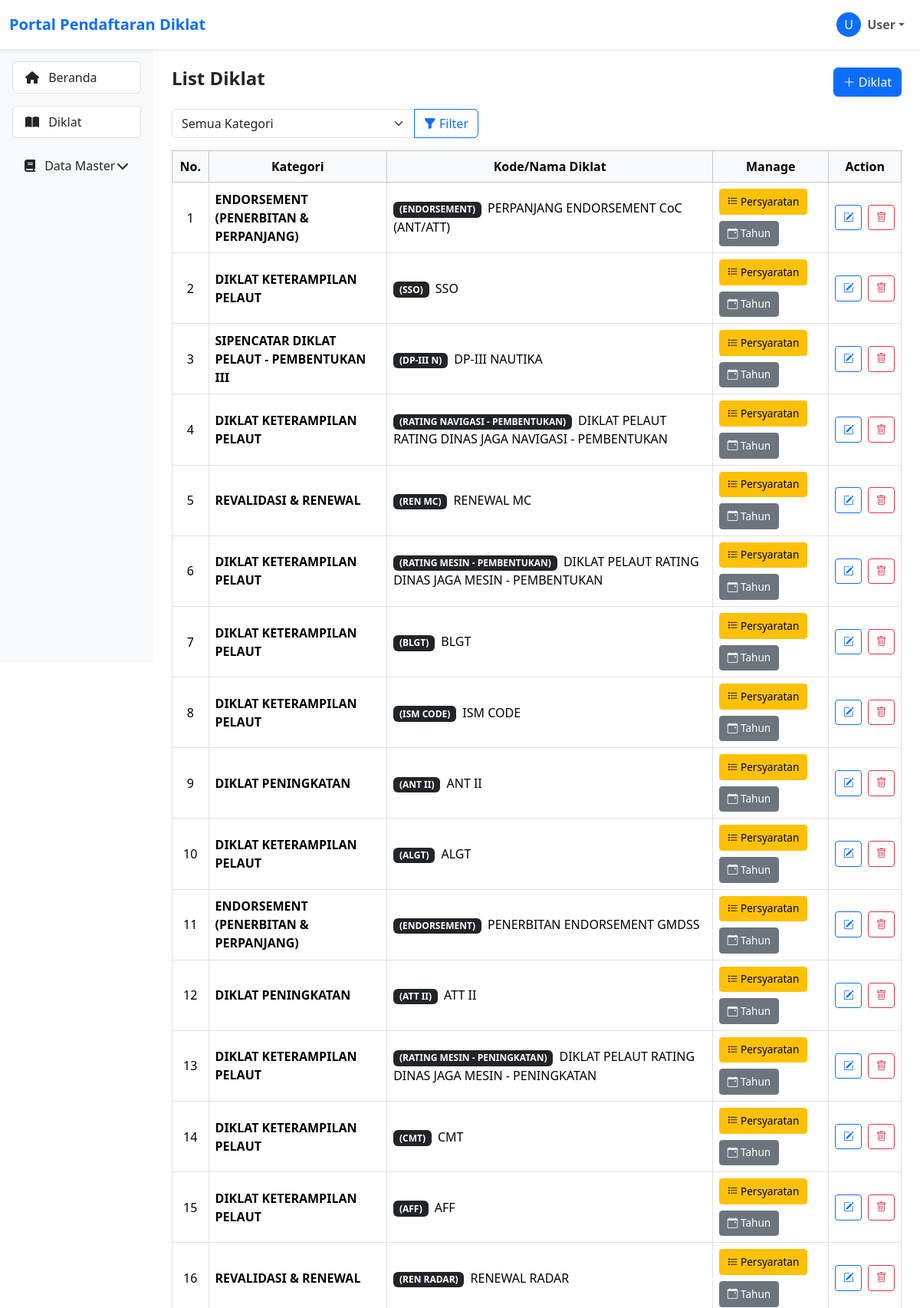
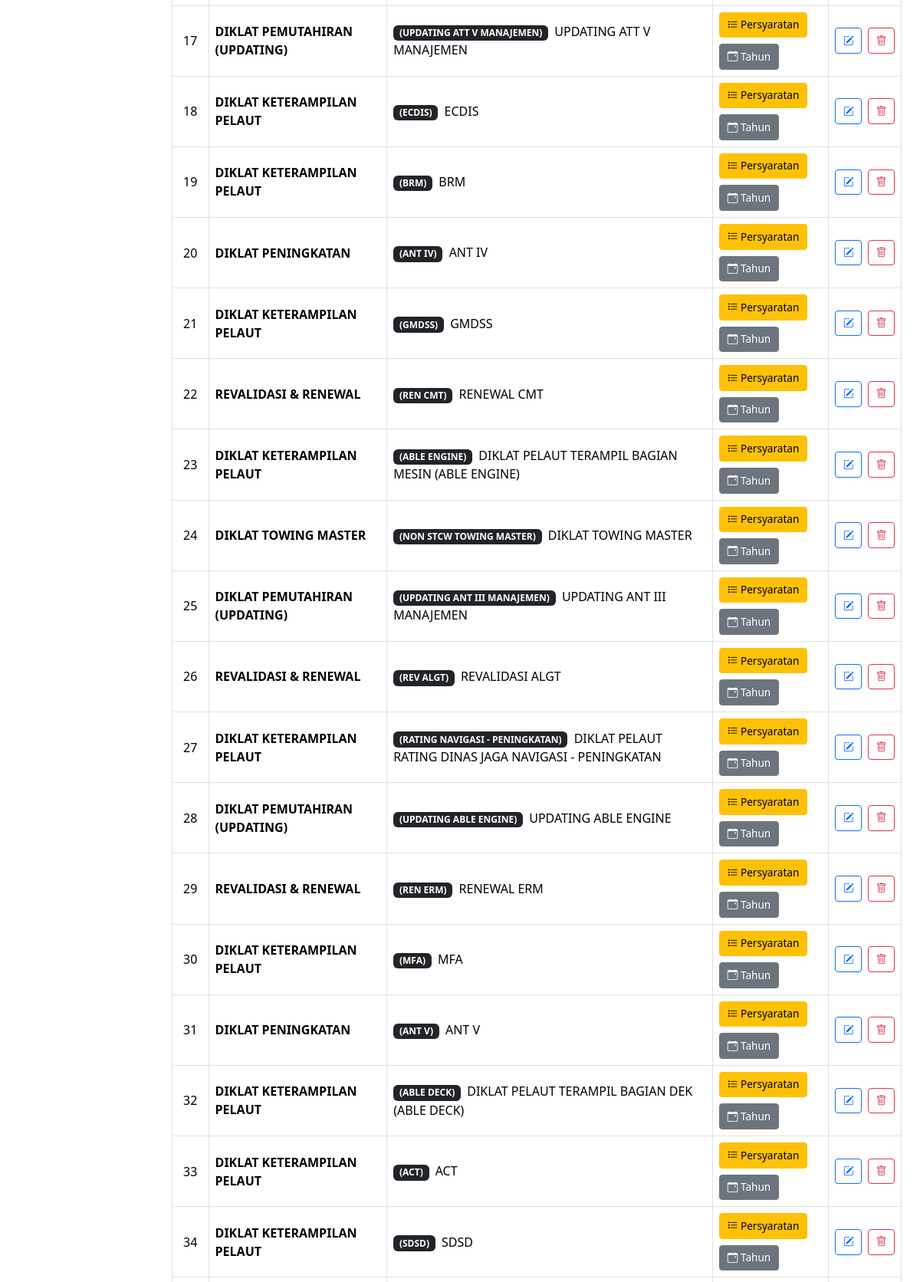
Screenshot of /index.php/diklat (upper part) with the database file from the repository (2 pictures, top to bottom).
### tables this page shows
CREATE TABLE `scre_diklat` (
  `id` varchar(15) NOT NULL,
  `jenis_diklat_id` varchar(15) NOT NULL,
  `kode_diklat` varchar(50) NOT NULL,
  `nama_diklat` varchar(250) NOT NULL,
  `is_exist` int(1) NOT NULL DEFAULT '1',
  `check_kesehatan` tinyint(5) NOT NULL DEFAULT '1'
);

CREATE TABLE `scre_jenis_diklat` (
  `id` varchar(15) NOT NULL,
  `jenis_diklat` varchar(100) NOT NULL,
  `category` varchar(5) NOT NULL,
  `is_exist` tinyint(1) NOT NULL,
  `sorting` tinyint(4) NOT NULL DEFAULT '0'
);

### application/controllers/Diklat.php (called while the page is built, shortened)
<?php
class Diklat extends CI_Controller
{
	public function __construct()
	{
		$this->load->model('Diklat_model');
		$this->load->model('Persyaratan_model');
		$this->load->library('form_validation');
		$this->load->model('DiklatTahun_model');
	}
	public function index()
	{
		$kategori_raw = $this->input->get('kategori');
		$kategori = is_numeric($kategori_raw) ? (int) $kategori_raw : null;
		$data['kategori'] = $kategori;
		$data['kategori_list'] = $this->Diklat_model->get_kategori();
		$all = $this->Diklat_model->get_filtered($kategori);
		if (!empty($all)) {
			usort($all, function ($a, $b) {
				return strcmp($a->id, $b->id);
			});
			foreach ($all as $i => $row) {
				$row->no_urut = $i + 1;
			}
		}
		$data['diklat'] = $all;
		$this->load->view('diklat/Diklat_List', $data);
	}
}

### index.php (called while the page is built, shortened)
<?php
require_once BASEPATH.'core/CodeIgniter.php';

### application/models/Diklat_model.php (called while the page is built, shortened)
<?php
class Diklat_model extends CI_Model
{
    private $table = 'scre_diklat';
    public function get_filtered($kategori = null)
    {
        $this->db->select('d.*, j.jenis_diklat');
        $this->db->from($this->table . ' d');
        $this->db->join('scre_jenis_diklat j', 'j.id = d.jenis_diklat_id', 'left');
        $this->db->where('d.is_exist', 1);
        $this->db->order_by('j.sorting ASC, d.kode_diklat ASC');
        return $this->db->get()->result();
    }
}

### application/views/diklat/Diklat_List.php (the view, shortened to what this page needs)
<!DOCTYPE html>
<html lang="id">
<head>
	<link href="https://cdn.jsdelivr.net/npm/bootstrap@5.3.3/dist/css/bootstrap.min.css" rel="stylesheet">
	<link href="https://cdnjs.cloudflare.com/ajax/libs/font-awesome/6.5.0/css/all.min.css" rel="stylesheet">
	<link href="https://cdn.jsdelivr.net/npm/bootstrap-icons@1.10.5/font/bootstrap-icons.css" rel="stylesheet">
</head>
<body>
	<nav class="navbar navbar-expand-lg bg-white shadow-sm">
		<div class="container-fluid">
			<a class="navbar-brand text-primary fw-bold" href="#">Portal Pendaftaran Diklat</a>
			<div class="collapse navbar-collapse justify-content-end" id="navbarNav">
				<ul class="navbar-nav align-items-center gap-3">
					<?php
					$namaPengguna = $this->session->userdata('nama') ?? 'User';
					$inisial = strtoupper(substr($namaPengguna, 0, 1));
					?>
					<li class="nav-item dropdown">
						<a class="nav-link dropdown-toggle d-flex align-items-center" href="#" data-bs-toggle="dropdown">
							<div class="rounded-circle bg-primary text-white d-flex justify-content-center align-items-center me-2"
								style="width: 32px; height: 32px;">
								<?= $inisial ?>
							</div>
							<span class="d-none d-sm-inline fw-semibold"><?= $namaPengguna ?></span>
						</a>
					</li>
				</ul>
			</div>
		</div>
	</nav>
	<div class="container-fluid">
		<div class="row">
			<div class="col-md-2 bg-light vh-100 p-3 sidebar">
				<div class="list-group">
					<a href="<?= site_url('dashboard') ?>" class="list-group-item list-group-item-action">
						<i class="fa fa-home me-2"></i> Beranda
					</a>
				</div>
				<div class="list-group mt-3">
					<a href="<?= site_url('diklat') ?>" class="list-group-item list-group-item-action">
						<i class="fa fa-book-open me-2"></i> Diklat
					</a>
				</div>
				<div class="list-group mt-3">
					<a class="d-flex justify-content-between align-items-center text-decoration-none text-dark px-3 py-2"
						data-bs-toggle="collapse" href="#submenuMaster">
						<div><i class="fa fa-book me-2"></i> Data Master</div>
						<i class="fa fa-chevron-down"></i>
					</a>
				</div>
			</div>
			<div class="col-md-10 p-4">
				<div class="d-flex justify-content-between mb-3">
					<h4 class="fw-bold">List Diklat</h4>
					<button class="btn btn-primary" data-bs-toggle="modal" data-bs-target="#modalDiklat" id="btnTambah">
						<i class="bi bi-plus-lg"></i> Diklat
					</button>
				</div>
				<form method="get" class="mb-3">
					<div class="input-group" style="max-width: 400px;">
						<select name="kategori" class="form-select">
							<option value="">Semua Kategori</option>
						</select>
						<button type="submit" class="btn btn-outline-primary">
							<i class="bi bi-funnel-fill"></i> Filter
						</button>
					</div>
				</form>
				<table class="table table-bordered table-hover align-middle">
					<thead class="table-light text-center">
						<tr>
							<th style="width:5%">No.</th>
							<th>Kategori</th>
							<th>Kode/Nama Diklat</th>
							<th>Manage</th>
							<th>Action</th>
						</tr>
					</thead>
					<tbody>
						<?php if (empty($diklat)): ?>
							<tr>
								<td colspan="5" class="text-center">Data belum tersedia</td>
							</tr>
						<?php else: ?>
							<?php $no = 1;
							foreach ($diklat as $d): ?>
								<tr>
									<td class="text-center"><?= $no++ ?></td>
									<td class="text-uppercase fw-semibold"><?= $d->jenis_diklat ?></td>
									<td>
										<span class="badge bg-dark me-1">(<?= $d->kode_diklat ?>)</span> <?= $d->nama_diklat ?>
									</td>
									<td>
										<div class="d-flex flex-wrap gap-2">
											<a href="<?= site_url('Diklat/persyaratan/' . $d->id) ?>" class="btn btn-sm btn-warning">
												<i class="bi bi-list-task"></i> Persyaratan
											</a>
											<a href="<?= site_url('Diklat/tahun/' . $d->id) ?>" class="btn btn-sm btn-secondary">
												<i class="bi bi-calendar-event"></i> Tahun
											</a>
										</div>
									</td>
									<td class="text-center">
										<div class="d-flex justify-content-center gap-2">
											<button class="btn btn-sm btn-outline-primary btn-edit-diklat" data-id="<?= $d->id ?>"
												data-nama="<?= $d->nama_diklat ?>" data-kode="<?= $d->kode_diklat ?>"
												data-jenis="<?= $d->jenis_diklat_id ?? '' ?>" data-no="<?= $d->no_urut ?? '' ?>"
												data-bs-toggle="modal" data-bs-target="#modalDiklat">
												<i class="bi bi-pencil-square"></i>
											</button>
											<a href="<?= site_url('Diklat/delete/' . $d->id) ?>" class="btn btn-sm btn-outline-danger"
												onclick="return confirm('Yakin hapus data ini?')">
												<i class="bi bi-trash"></i>
											</a>
										</div>
									</td>
								</tr>
							<?php endforeach ?>
						<?php endif ?>
					</tbody>
				</table>
			</div>
		</div>
	</div>
</body>
</html>

### application/views/diklat/Diklat_List.php (style rules this page uses)
.table td, .table th { vertical-align: middle; }
.btn-sm { padding: 0.35rem 0.6rem; font-size: 0.85rem; }

### rows the page displays
scre_diklat: scre_jenis_diklat.jenis_diklat "ENDORSEMENT (PENERBITAN & PERPANJANG)", kode_diklat "ENDORSEMENT", nama_diklat "PERPANJANG ENDORSEMENT CoC (ANT/ATT)"
scre_diklat: scre_jenis_diklat.jenis_diklat "DIKLAT KETERAMPILAN PELAUT", kode_diklat "SSO", nama_diklat "SSO"
scre_diklat: scre_jenis_diklat.jenis_diklat "SIPENCATAR DIKLAT PELAUT - PEMBENTUKAN III", kode_diklat "DP-III N", nama_diklat "DP-III NAUTIKA"
scre_diklat: scre_jenis_diklat.jenis_diklat "DIKLAT KETERAMPILAN PELAUT", kode_diklat "RATING NAVIGASI - PEMBENTUKAN", nama_diklat "DIKLAT PELAUT RATING DINAS JAGA NAVIGASI - PEMBENTUKAN"
scre_diklat: scre_jenis_diklat.jenis_diklat "REVALIDASI & RENEWAL", kode_diklat "REN MC", nama_diklat "RENEWAL MC"
scre_diklat: scre_jenis_diklat.jenis_diklat "DIKLAT KETERAMPILAN PELAUT", kode_diklat "RATING MESIN - PEMBENTUKAN", nama_diklat "DIKLAT PELAUT RATING DINAS JAGA MESIN - PEMBENTUKAN"
scre_diklat: scre_jenis_diklat.jenis_diklat "DIKLAT KETERAMPILAN PELAUT", kode_diklat "BLGT", nama_diklat "BLGT"
scre_diklat: scre_jenis_diklat.jenis_diklat "DIKLAT KETERAMPILAN PELAUT", kode_diklat "ISM CODE", nama_diklat "ISM CODE"
scre_diklat: scre_jenis_diklat.jenis_diklat "DIKLAT PENINGKATAN", kode_diklat "ANT II", nama_diklat "ANT II"
scre_diklat: scre_jenis_diklat.jenis_diklat "DIKLAT KETERAMPILAN PELAUT", kode_diklat "ALGT", nama_diklat "ALGT"
scre_diklat: scre_jenis_diklat.jenis_diklat "ENDORSEMENT (PENERBITAN & PERPANJANG)", kode_diklat "ENDORSEMENT", nama_diklat "PENERBITAN ENDORSEMENT GMDSS"
scre_diklat: scre_jenis_diklat.jenis_diklat "DIKLAT PENINGKATAN", kode_diklat "ATT II", nama_diklat "ATT II"
scre_diklat: scre_jenis_diklat.jenis_diklat "DIKLAT KETERAMPILAN PELAUT", kode_diklat "RATING MESIN - PENINGKATAN", nama_diklat "DIKLAT PELAUT RATING DINAS JAGA MESIN - PENINGKATAN"
scre_diklat: scre_jenis_diklat.jenis_diklat "DIKLAT KETERAMPILAN PELAUT", kode_diklat "CMT", nama_diklat "CMT"
scre_diklat: scre_jenis_diklat.jenis_diklat "DIKLAT KETERAMPILAN PELAUT", kode_diklat "AFF", nama_diklat "AFF"
scre_diklat: scre_jenis_diklat.jenis_diklat "REVALIDASI & RENEWAL", kode_diklat "REN RADAR", nama_diklat "RENEWAL RADAR"
scre_diklat: scre_jenis_diklat.jenis_diklat "DIKLAT PEMUTAHIRAN (UPDATING)", kode_diklat "UPDATING ATT V MANAJEMEN", nama_diklat "UPDATING ATT V MANAJEMEN"
scre_diklat: scre_jenis_diklat.jenis_diklat "DIKLAT KETERAMPILAN PELAUT", kode_diklat "ECDIS", nama_diklat "ECDIS"
scre_diklat: scre_jenis_diklat.jenis_diklat "DIKLAT KETERAMPILAN PELAUT", kode_diklat "BRM", nama_diklat "BRM"
scre_diklat: scre_jenis_diklat.jenis_diklat "DIKLAT PENINGKATAN", kode_diklat "ANT IV", nama_diklat "ANT IV"
scre_diklat: scre_jenis_diklat.jenis_diklat "DIKLAT KETERAMPILAN PELAUT", kode_diklat "GMDSS", nama_diklat "GMDSS"
scre_diklat: scre_jenis_diklat.jenis_diklat "REVALIDASI & RENEWAL", kode_diklat "REN CMT", nama_diklat "RENEWAL CMT"
scre_diklat: scre_jenis_diklat.jenis_diklat "DIKLAT KETERAMPILAN PELAUT", kode_diklat "ABLE ENGINE", nama_diklat "DIKLAT PELAUT TERAMPIL BAGIAN MESIN (ABLE ENGINE)"
scre_diklat: scre_jenis_diklat.jenis_diklat "DIKLAT TOWING MASTER", kode_diklat "NON STCW TOWING MASTER", nama_diklat "DIKLAT TOWING MASTER"
scre_diklat: scre_jenis_diklat.jenis_diklat "DIKLAT PEMUTAHIRAN (UPDATING)", kode_diklat "UPDATING ANT III MANAJEMEN", nama_diklat "UPDATING ANT III MANAJEMEN"
scre_diklat: scre_jenis_diklat.jenis_diklat "REVALIDASI & RENEWAL", kode_diklat "REV ALGT", nama_diklat "REVALIDASI ALGT"
scre_diklat: scre_jenis_diklat.jenis_diklat "DIKLAT KETERAMPILAN PELAUT", kode_diklat "RATING NAVIGASI - PENINGKATAN", nama_diklat "DIKLAT PELAUT RATING DINAS JAGA NAVIGASI - PENINGKATAN"
scre_diklat: scre_jenis_diklat.jenis_diklat "DIKLAT PEMUTAHIRAN (UPDATING)", kode_diklat "UPDATING ABLE ENGINE", nama_diklat "UPDATING ABLE ENGINE"
scre_diklat: scre_jenis_diklat.jenis_diklat "REVALIDASI & RENEWAL", kode_diklat "REN ERM", nama_diklat "RENEWAL ERM"
scre_diklat: scre_jenis_diklat.jenis_diklat "DIKLAT KETERAMPILAN PELAUT", kode_diklat "MFA", nama_diklat "MFA"
scre_diklat: scre_jenis_diklat.jenis_diklat "DIKLAT PENINGKATAN", kode_diklat "ANT V", nama_diklat "ANT V"
scre_diklat: scre_jenis_diklat.jenis_diklat "DIKLAT KETERAMPILAN PELAUT", kode_diklat "ABLE DECK", nama_diklat "DIKLAT PELAUT TERAMPIL BAGIAN DEK (ABLE DECK)"
scre_diklat: scre_jenis_diklat.jenis_diklat "DIKLAT KETERAMPILAN PELAUT", kode_diklat "ACT", nama_diklat "ACT"
scre_diklat: scre_jenis_diklat.jenis_diklat "DIKLAT KETERAMPILAN PELAUT", kode_diklat "SDSD", nama_diklat "SDSD"

### other values shown
$inisial "U"
$namaPengguna "User"
